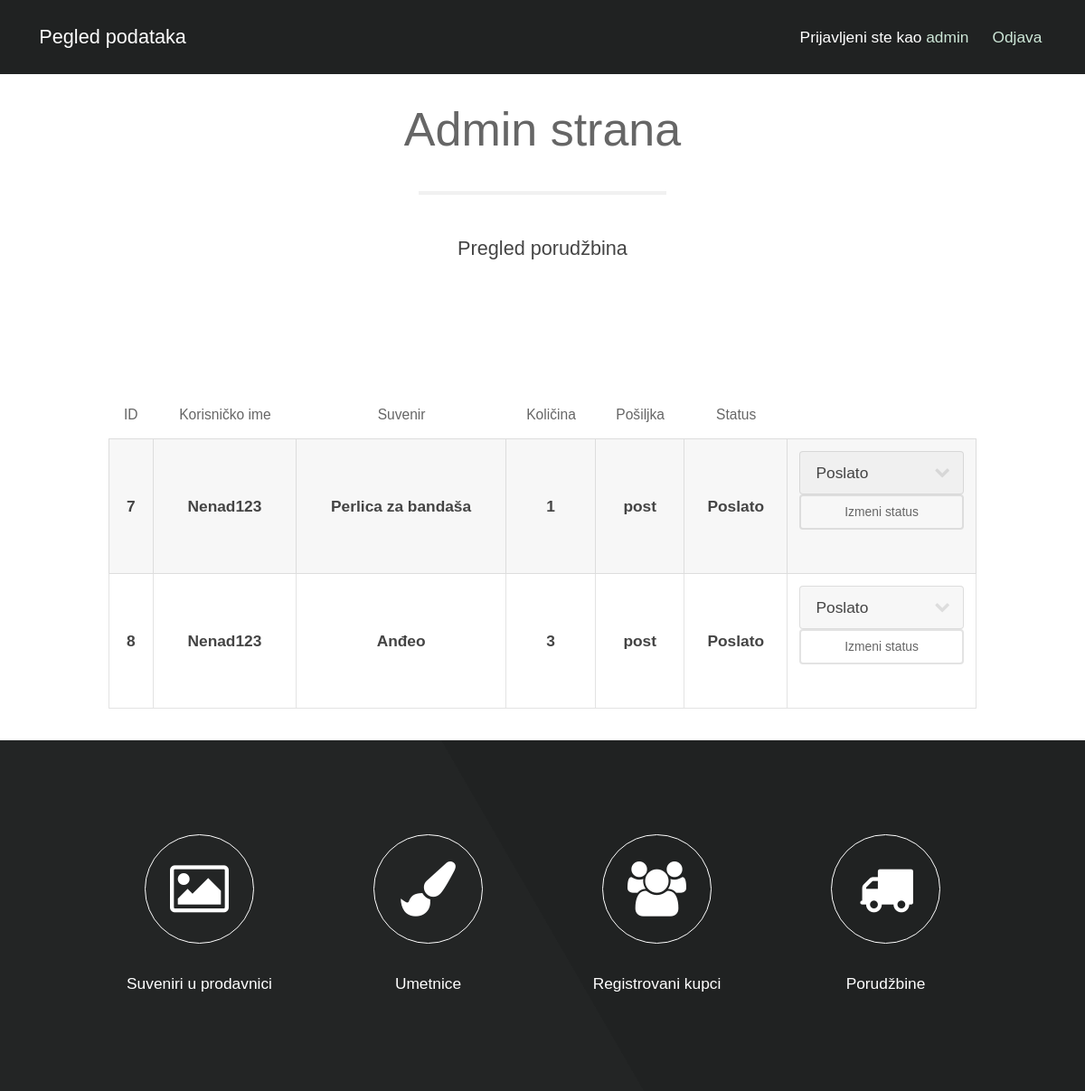
Page /admin/adminOrdersOverview.php (signed in) on the committed database.
### tables this page shows
CREATE TABLE `orders` (
  `id` int(8) NOT NULL,
  `id_customer` int(8) NOT NULL,
  `id_product` int(8) NOT NULL,
  `quantity` decimal(5,0) NOT NULL,
  `sending_method` varchar(25) NOT NULL,
  `order_status` enum('Na čekanju','Poslato','Odbijeno') NOT NULL
);

CREATE TABLE `customers` (
  `id` int(8) NOT NULL,
  `cust_name` varchar(25) NOT NULL,
  `cust_surname` varchar(25) NOT NULL,
  `cust_email` varchar(35) NOT NULL,
  `cust_phone` varchar(15) NOT NULL,
  `cust_username` varchar(25) NOT NULL,
  `cust_password` varchar(200) NOT NULL,
  `cust_vkey` varchar(255) NOT NULL,
  `cust_verified` tinyint(1) NOT NULL DEFAULT 0,
  `cust_createdate` timestamp NOT NULL DEFAULT current_timestamp() ON UPDATE current_timestamp()
);

CREATE TABLE `products` (
  `id` int(8) NOT NULL,
  `id_product_type` int(8) NOT NULL,
  `product_name` varchar(25) NOT NULL,
  `id_author` int(8) NOT NULL,
  `product_size_description` varchar(50) NOT NULL,
  `product_year` varchar(5) NOT NULL,
  `product_image` varchar(100) NOT NULL,
  `product_price` varchar(10) NOT NULL
);

### admin/adminOrdersOverview.php (the view, shortened to what this page needs)
<!DOCTYPE html>
<html lang="en">
<head>
</head>
<body>
<header id="header" style="position: fixed">
    <h1><a href="adminOverview.php">Pegled podataka</a></h1>
    <nav id="nav">
        <ul>
            <?php
            if (isset($_SESSION['u_id'])) {
                echo '<li>Prijavljeni ste kao <span style="color: #cee8d8;">'.$_SESSION['u_id'].'</span></li>';
                echo '<li><a href="adminIncludes/adminLogout.php">Odjava</a></li>';}
            ?>
        </ul>
    </nav>
</header>
<section id="main" class="wrapper">
    <div class="container">
        <header class="major">
            <h2>Admin strana</h2>
            <p>Pregled porudžbina</p>
        </header>
    </div>
</section>
<section>
    <div class="container">
        <div class="table-wrapper">
            <table class="alt" style="text-align: center; width: 100%;">
                <thead>
                <tr>
                    <th>ID</th>
                    <th>Korisničko ime</th>
                    <th>Suvenir</th>
                    <th>Količina</th>
                    <th>Pošiljka</th>
                    <th>Status</th>
                    <th></th>
                </tr>
                </thead>
                <tbody>
                <?php
                require "../db_config.php";
                $sql = "SELECT o.id, cu.cust_username, p.product_name, o.quantity, o.sending_method, o.order_status
                    FROM customers cu
                    JOIN orders o on o.id_customer=cu.id
                    JOIN products p on o.id_product=p.id";
                $query = mysqli_query($connection,$sql);
                while ($row = mysqli_fetch_array($query)){
                    $sent = $row['order_status'] == 'Poslato' ? 'selected' : '';
                    echo "<tr>";
                    echo "<td style='vertical-align: middle; font-weight: bold'>" . $row['id'] . "</td>";
                    echo "<td style='vertical-align: middle; font-weight: bold'>" . $row['cust_username'] . "</td>";
                    echo "<td style='vertical-align: middle; font-weight: bold'>" . $row['product_name'] . "</td>";
                    echo "<td style='vertical-align: middle; font-weight: bold'>" . $row['quantity'] ."</td>";
                    echo "<td style='vertical-align: middle; font-weight: bold'>" . $row['sending_method'] . "</td>";
                    echo "<td style='vertical-align: middle; font-weight: bold'>" . $row['order_status'] . "</td>";
                    echo "<td style='vertical-align: middle; font-weight: bold'>";
                    echo "<form name='choose' id='choose' method='POST' action='adminIncludes/adminOrders_inc.php'>";
                    echo "<div class=\"select-wrapper\"><select name=\"status\">";
                    echo "<option value=\"Poslato\" ". $sent .">Poslato</option>";
                    echo "</select>";
                    echo "<button type='submit' name='changeStatus' class=\"button alt fit small\">Izmeni status</button>";
                    echo "</form>";
                    echo "</td>";
                }
                ?>
                </tbody>
            </table>
        </div>
    </div>
</section>
<section class="wrapper style1 align-center">
    <div class="container">
        <div class="row 200%">
            <section class="3u 12u$(small)">
                <a href="adminSouvenirsOverview.php"><i class="fa icon big rounded fa-image"></i>
                    <p>Suveniri u prodavnici</p></a>
            </section>
            <section class="3u 12u$(small)">
                <a href="adminAuthorsOverview.php"><i class="fa icon big rounded fa-paint-brush"></i>
                    <p>Umetnice</p></a>
            </section>
            <section class="3u 12u$(small)">
                <a href="adminCustomersOverview.php"><i class="fa icon big rounded fa-users"></i>
                    <p>Registrovani kupci</p></a>
            </section>
            <section class="3u 12u$(small)">
                <a href="adminOrdersOverview.php"><i class="fa icon big rounded fa-truck"></i>
                    <p>Porudžbine</p></a>
            </section>
        </div>
    </div>
</section>
</body>
</html>

### admin/css/style-xlarge.css (style rules this page uses)
body, input, select, textarea { font-size: 13pt; }

### admin/css/style-large.css (style rules this page uses)
body, input, select, textarea { font-size: 13pt; }

### rows in the picture
orders: id "7", id_customer.cust_username "Nenad123", id_product.product_name "Perlica za bandaša", quantity "1", sending_method "post", order_status "Poslato"
orders: id "8", id_customer.cust_username "Nenad123", id_product.product_name "Anđeo", quantity "3", sending_method "post", order_status "Poslato"

### other values in the picture
$_SESSION['u_id'] "admin"
